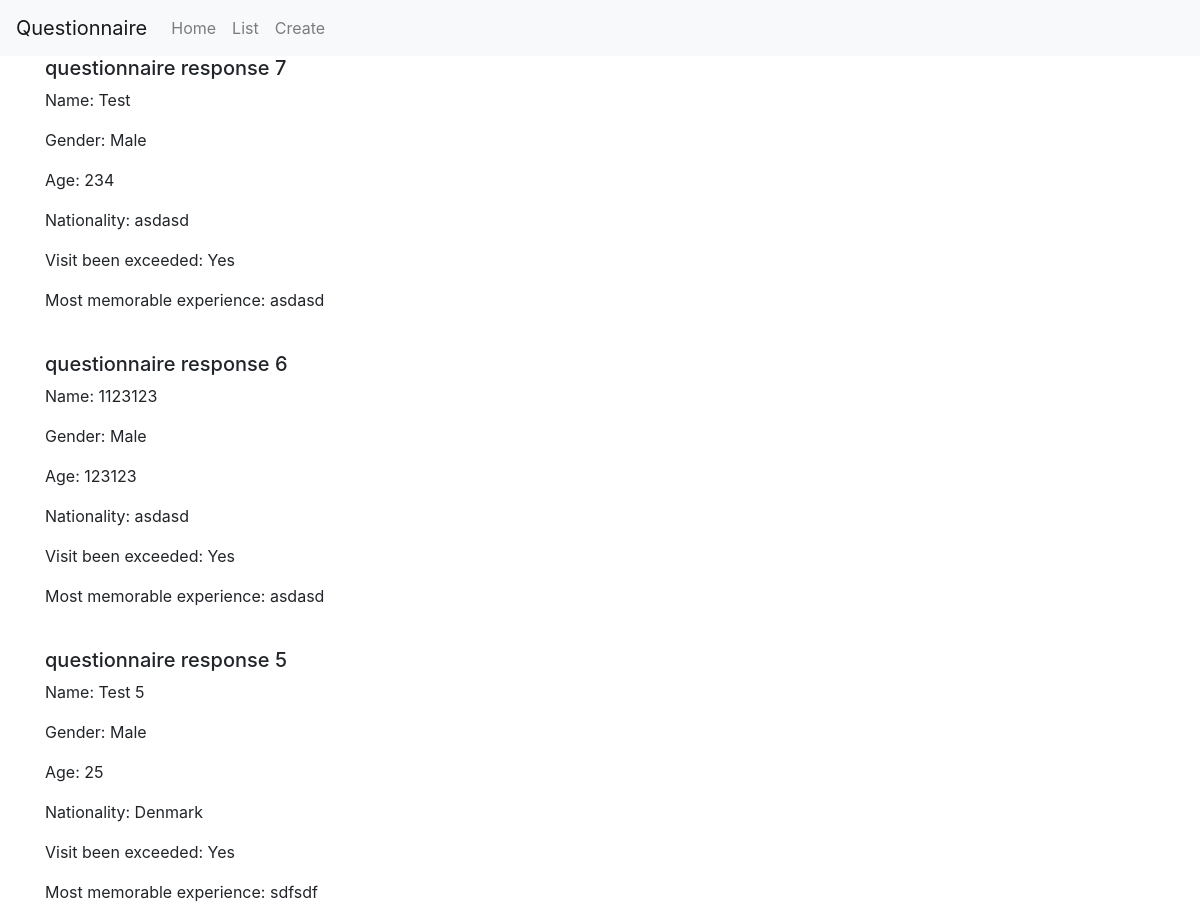
The page /listview/ (upper part) on the database as committed earlier.
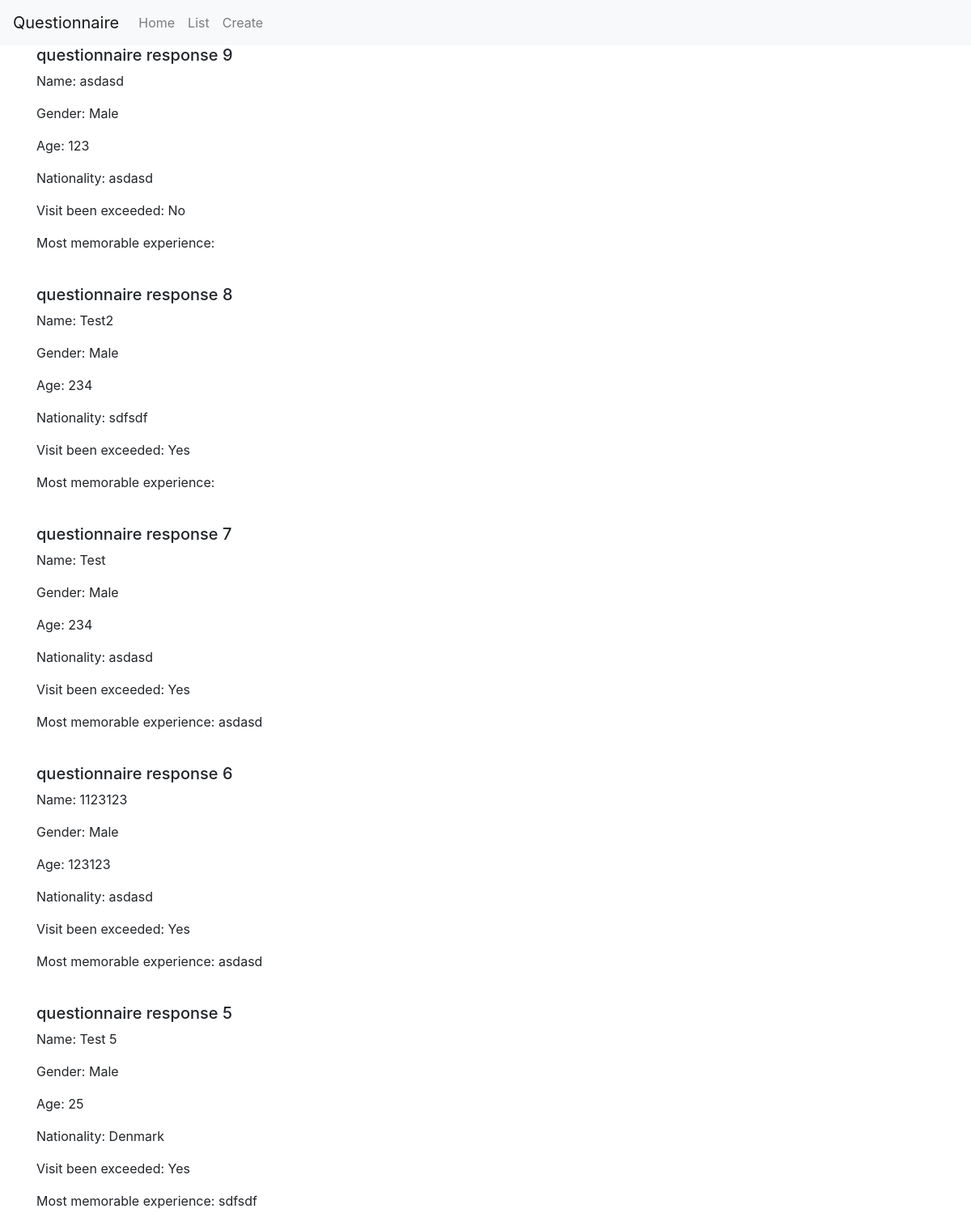
The same page on the database as committed later.
### questionnaire/models.py (models this page shows, shortened)
class QuestionnaireResponse(models.Model):
    name = models.CharField(max_length=50)
    gender = models.CharField(max_length=10,choices=gender_choices,default="Male")
    age = models.IntegerField()
    nationality = models.CharField(max_length=50)
    question_1 = models.CharField("Has your trip exceeded your expectations?",max_length=5,choices=question_choices,blank=False,default="")
    question_2 = models.TextField("What was the most memorable moment with us?", max_length=200,blank=True)
    question_3 = models.CharField("Where can we improve?",max_length=20, choices=improve_choices, blank=True,default="")
    question_3_subquestion_1 = models.CharField("Welcome improvements",max_length=50,choices=welcome_choices, blank=True, default="")
    question_3_subquestion_2 = models.CharField("Room improvements",max_length=50,choices=room_choices, blank=True, )
    question_3_subquestion_3 = models.CharField("Food improvements",max_length=50,choices=food_choices, blank=True)
    question_3_subquestion_4 = models.CharField("Guiding improvements",max_length=50,choices=guiding_choices, blank=True)
    date_published = models.DateTimeField(default=timezone.now)

### questionnaire/views.py (the view)
# urls.py: path("listview/",QuestionnaireListView.as_view(),name="questionnaire-list"),
class QuestionnaireListView(ListView):
    model = QuestionnaireResponse
    context_object_name = "questionnaire"
    template_name = "questionnaire/list_view.html"
    ordering = ["-date_published"]

### questionnaire/templates/questionnaire/list_view.html
{% extends "questionnaire/base.html" %}
{% block content %}
    {% for question in questionnaire %}
        <div class="media mb-4">
            <div class="media-body">
              <h5 class="mt-0">questionnaire response {{ question.pk }}</h5>
              <p>Name: {{ question.name }}</p>
              <p>Gender: {{ question.gender }}</p>
              <p>Age: {{ question.age }}</p>
              <p>Nationality: {{ question.nationality }}</p>
              <p>Visit been exceeded: {{ question.question_1 }}</p>
              <p>Most memorable experience: {{ question.question_2 }}</p>
            </div>
          </div>
    {% endfor %}
{% endblock content %}

Rows that differ between the two databases and show on the page:
added QuestionnaireResponse: pk "9", name "asdasd", gender "Male", age "123", nationality "asdasd", question_1 "No"
added QuestionnaireResponse: pk "8", name "Test2", gender "Male", age "234", nationality "sdfsdf", question_1 "Yes"
